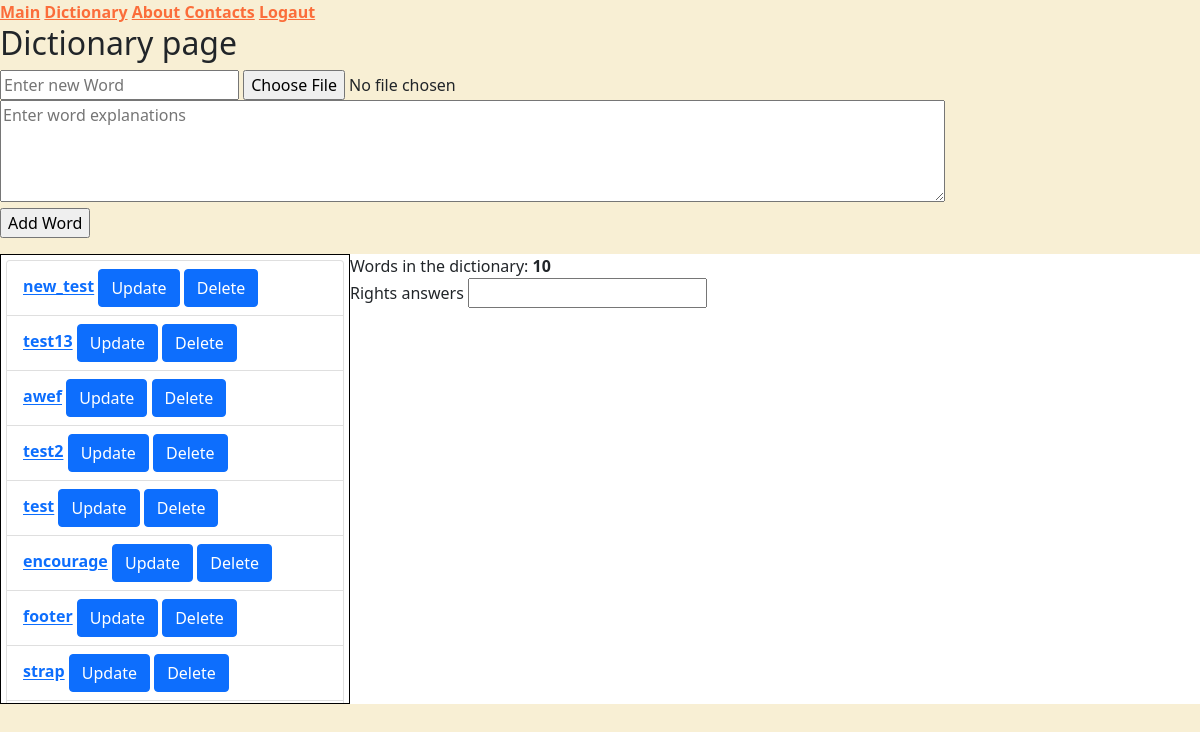
The page /dictionary/ (signed in) on the database its author committed.
### main/models.py (models this page shows, shortened)
class Word(models.Model):
    word = models.CharField(max_length=200)
    image = models.ImageField(
    upload_to='../images/', default='../images/default.jpg', blank=True
    )
    translation = models.CharField(max_length=500)
    right_ansver = models.DecimalField(max_digits = 2, decimal_places = 0, default=0)
    def get_absolute_url(self):
        return reverse('word-detail', kwargs={'pk':self.pk})#f"/products/{self.id}/"

### main/views.py (the view)
# urls.py: path('dictionary/', list_and_create, name='dictionary'),
def list_and_create(request):
    form = WordModelForm(request.POST, request.FILES or None)
    if request.method == 'POST' and form.is_valid():
        form.save()
        form = WordModelForm()
        return HttpResponseRedirect(reverse("dictionary"))
    objects = Word.objects.all().order_by('-id')
    len_dict = len(list(objects))
    return render(request, 'main/dictionary.html', {
    'object_list': objects,
    'form1': form,
    'len_dict' : len_dict
    })

### main/forms.py
class WordModelForm(forms.ModelForm):
    word = forms.CharField(widget=forms.TextInput(attrs={"placeholder": "Enter new Word"}))
    translation = forms.CharField(
        required=False,
        widget=forms.Textarea(
            attrs={
                "placeholder": "Enter word explanations",
                'class': "taxt_area_form",
                'rows':4,
                'cols': 100,
                }
            )
        )
    class Meta:
        model = Word
        fields = [
            'word',
            'image',
            'translation'
        ]

### main/templates/main/dictionary.html (shortened to what this page needs)
{% extends 'main/base.html' %}
{% block content %}
<h2> Dictionary page </h2>
<form action="." method="POST" enctype="multipart/form-data">
    {{ form1.word }}
    {{ form1.image }}
    {{ form1.translation }}
    <p><input type="submit" value="Add Word"/></p>
</form>
    <div class="dic_main_section">
      <div class="dic_list">
         <ul class="list-group">
          {% for instance in object_list %}
                <li class="list-group-item">
                  <a href="{{ instance.get_absolute_url }}">{{ instance.word }}</a>
                  <a class="btn btn-primary" href="{% url 'word-update' instance.pk %}" role="button">Update</a>
                   <button  onclick="delete_w_JS({{instance.pk}})" class="btn btn-primary">Delete</button>
                </li>
          {% endfor %}
        </ul>
      </div>
      <div class="">
        <div class="">
          Words in the dictionary: <b>{{ len_dict }}</b>
        </div>
        <div class="">
          Rights answers
          <input type="text" name="right_number" />
        </div>
      </div>
    </div>
{% endblock  %}

### static/css/styles.css (style rules this page uses)
body { background-color: #F8EFD4; }
.dic_main_section { background-color: #fff; display: flex; flex-direction: row; }
.dic_list { color: #000; font-weight: bold; overflow: scroll; width: 350px; height: 450px; padding: 5px; border: solid 1px black; }

### rows shown on the page
Word: word "new_test"
Word: word "test13"
Word: word "awef"
Word: word "test2"
Word: word "test"
Word: word "encourage"
Word: word "footer"
Word: word "strap"

### other values the page prints
{{ len_dict }} "10"
